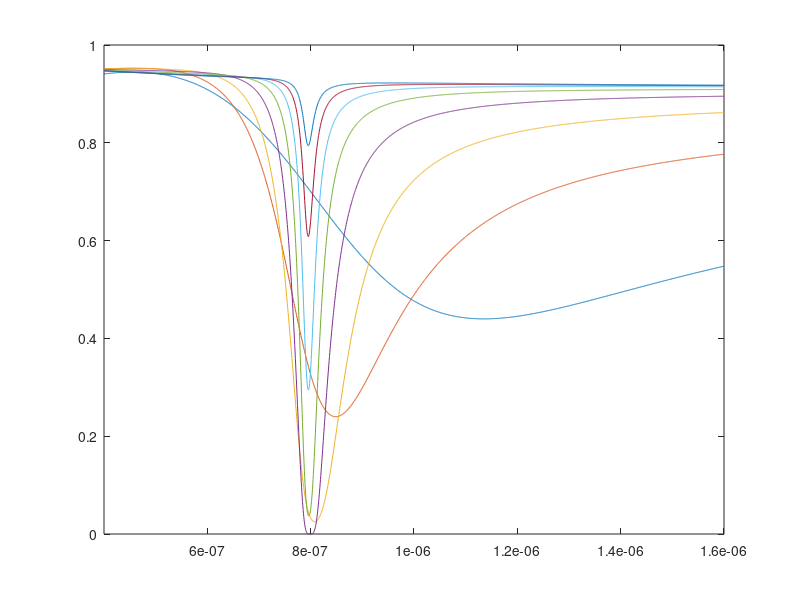

Reproduce this figure in MATLAB.

% clear
% clc

% basic parameter

lambda = linspace(400,1600,2000) * 1E-9;
theta = pi / 3;
n_core = 1.44;
n_clad = 1;
p_core = n_core^2;
p_clad = n_clad^2;
metal_t = 50E-9;
n_glass = 1.3;
p_glass = n_glass^2;
L = 30E-6;
D = 8E-6;


% metal

% permittivty
lambda_c = 8.9342E-6;
lambda_p = 1.6826E-7;
omega_p = 1.3388E16;
gamma = 7.07592E13;
eps_inf = 3.36174;

% layer 1: core

q1 = sqrt(p_core - n_core^2 * sin(theta)) / p_core;
% q1 = sqrt(1 / p_core) * cos(theta);
  
for d = linspace(20,100,8)*1E-9
    metal_t = d;
    for i = 1:length(lambda)

    %     p_metal = 1 - (lambda(i)^2 * lambda_c) / (lambda_p^2 .* (lambda_c + 1i * lambda(i)));
        omega = 2 * pi * (2.99 * 1E8 / lambda(i));
        p_metal = eps_inf - omega_p^2 / (omega^2 + 1i * gamma * omega);

        % refractive
        n_metal = sqrt(p_metal);

        % layer 2: metal

        theta2 = asin(sin(theta) / (n_core / n_metal));
        q2 = sqrt(p_metal - n_core^2 * sin(theta)) / p_metal;
    %     q2 = sqrt(1 / p_metal) * cos(theta2);
        beta2 = 2 * pi * metal_t / lambda(i) * sqrt(p_metal - n_core^2 * sin(theta)^2);

        % layer 3: glass
        theta3 = asin(sin(theta2) / (n_metal / n_glass));
        q3 = sqrt(p_glass - n_core^2 * sin(theta)) / p_glass;
    %     q3 = sqrt(1 / p_glass) * cos(theta3);

        % transfer matrix

        m11 = cos(beta2);
        m12 = -1i * sin(beta2) / q2;
        m21 = -1i * q2 * sin(beta2);
        m22 = m11;

        % power

        p_trans = n_core^2 * sin(theta) * cos(theta) / (1 - n_core^2 * cos(theta)^2)^2;

        % reflection ratio

        r_p = ((m11 + m12 * q3) * q1 - (m21 + m22 * q3)) / ((m11 + m12 * q3) * q1 + (m21 + m22 * q3));
        R_p = abs(r_p)^2;
        Nef = L / (D * tan(theta));

        p(i) = R_p^Nef;
    end
    
    plot(lambda,p);
    hold on;
end

axis([min(lambda) max(lambda) 0 1]);

